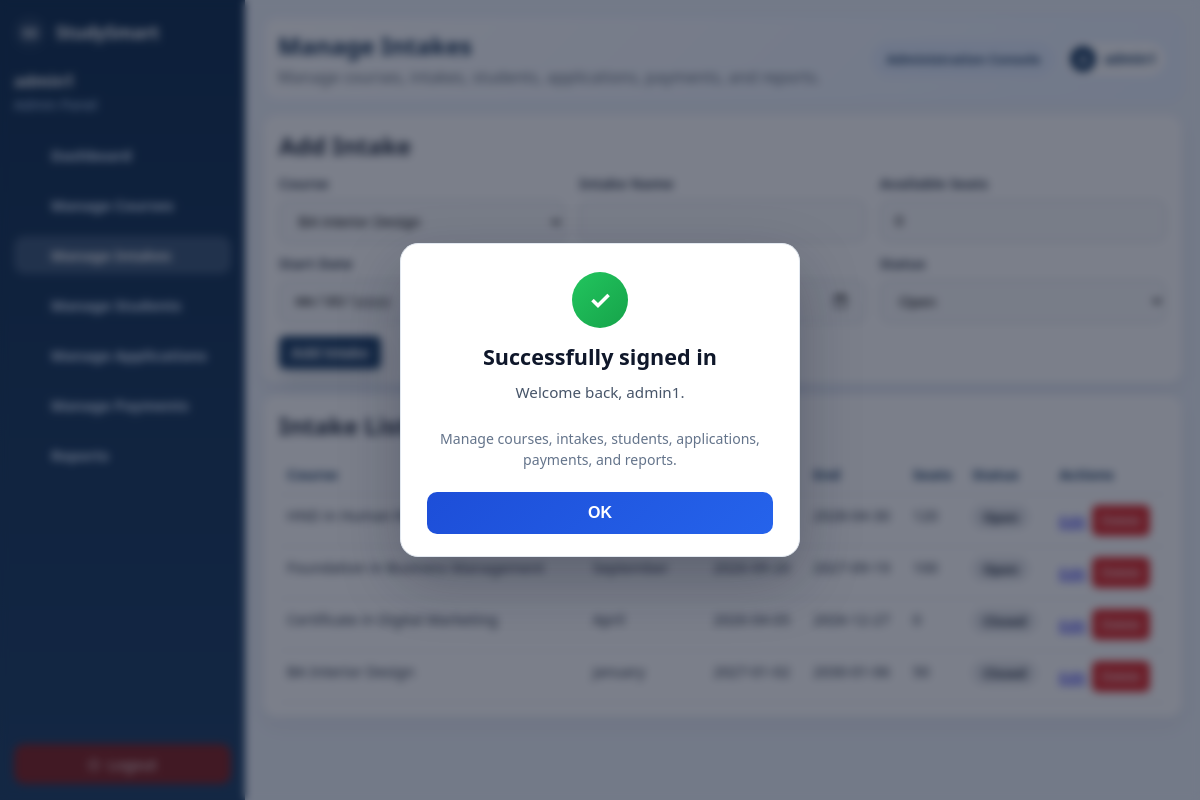
/admin/intakes.php (signed in), run on the app's committed database.
### tables this page shows
CREATE TABLE `course_intakes` (
  `intake_id` int(10) UNSIGNED NOT NULL,
  `course_id` int(10) UNSIGNED NOT NULL,
  `intake_name` varchar(120) NOT NULL,
  `start_date` date DEFAULT NULL,
  `end_date` date DEFAULT NULL,
  `available_seats` int(10) UNSIGNED DEFAULT 0,
  `status` enum('Open','Closed') NOT NULL DEFAULT 'Open',
  `created_at` timestamp NOT NULL DEFAULT current_timestamp()
);

CREATE TABLE `course_catalog` (
  `course_id` int(10) UNSIGNED NOT NULL,
  `course_name` varchar(120) NOT NULL,
  `field` varchar(100) NOT NULL,
  `level` varchar(50) NOT NULL,
  `mode` varchar(50) NOT NULL,
  `average_fee` decimal(10,2) NOT NULL,
  `duration_months` int(10) UNSIGNED NOT NULL,
  `description` text DEFAULT NULL,
  `qualification_required` varchar(120) DEFAULT '',
  `stream_required` varchar(120) DEFAULT '',
  `fees` decimal(10,2) DEFAULT 0.00,
  `registration_fee` decimal(10,2) DEFAULT 0.00,
  `installment_amount` decimal(10,2) DEFAULT 0.00,
  `study_mode` varchar(50) DEFAULT '',
  `intake_month` varchar(20) DEFAULT '',
  `status` enum('Active','Inactive') NOT NULL DEFAULT 'Active',
  `category` varchar(100) DEFAULT ''
);

### admin/intakes.php (the view, shortened to what this page needs)
<?php
require_once __DIR__ . '/bootstrap.php';
require_once __DIR__ . '/layout.php';
$editing = null;
$courses = [];
$resCourses = mysqli_query($conn, "SELECT course_id, course_name FROM course_catalog ORDER BY course_name ASC");
if ($resCourses) {
    while ($row = mysqli_fetch_assoc($resCourses)) {
        $courses[] = $row;
    }
}
$intakes = [];
$resIntakes = mysqli_query($conn, "SELECT i.*, c.course_name FROM course_intakes i LEFT JOIN course_catalog c ON c.course_id = i.course_id ORDER BY i.intake_id DESC");
if ($resIntakes) {
    while ($row = mysqli_fetch_assoc($resIntakes)) {
        $intakes[] = $row;
    }
}
?>
<section class="admin-section">
    <h2 style="margin-bottom:12px;"><?php echo $editing ? 'Edit Intake' : 'Add Intake'; ?></h2>
    <form method="post">
        <div class="admin-form-grid">
            <div><label class="form-label">Course</label><select class="form-control" name="course_id" required><?php foreach ($courses as $course): ?><option value="<?php echo (int) $course['course_id']; ?>" <?php echo ((int) ($editing['course_id'] ?? 0) === (int) $course['course_id']) ? 'selected' : ''; ?>><?php echo htmlspecialchars($course['course_name'], ENT_QUOTES, 'UTF-8'); ?></option><?php endforeach; ?></select></div>
            <div><label class="form-label">Intake Name</label><input class="form-control" name="intake_name" required value="<?php echo htmlspecialchars($editing['intake_name'] ?? '', ENT_QUOTES, 'UTF-8'); ?>"></div>
            <div><label class="form-label">Available Seats</label><input class="form-control" name="available_seats" type="number" min="0" value="<?php echo (int) ($editing['available_seats'] ?? 0); ?>"></div>
            <div><label class="form-label">Start Date</label><input class="form-control" type="date" name="start_date" value="<?php echo htmlspecialchars($editing['start_date'] ?? '', ENT_QUOTES, 'UTF-8'); ?>"></div>
            <div><label class="form-label">End Date</label><input class="form-control" type="date" name="end_date" value="<?php echo htmlspecialchars($editing['end_date'] ?? '', ENT_QUOTES, 'UTF-8'); ?>"></div>
            <div><label class="form-label">Status</label><select class="form-control" name="status"><option value="Open" <?php echo (($editing['status'] ?? '') === 'Open') ? 'selected' : ''; ?>>Open</option></select></div>
        </div>
        <div style="margin-top:12px;"><button class="btn-primary btn-small" type="submit"><?php echo $editing ? 'Update Intake' : 'Add Intake'; ?></button></div>
    </form>
</section>
<section class="admin-section">
    <h2 style="margin-bottom:12px;">Intake List</h2>
    <div class="admin-table-wrap">
        <table class="admin-table">
            <thead><tr><th>Course</th><th>Intake Name</th><th>Start</th><th>End</th><th>Seats</th><th>Status</th><th>Actions</th></tr></thead>
            <tbody>
            <?php foreach ($intakes as $intake): ?>
                <tr>
                    <td><?php echo htmlspecialchars($intake['course_name'] ?? '-', ENT_QUOTES, 'UTF-8'); ?></td>
                    <td><?php echo htmlspecialchars($intake['intake_name'], ENT_QUOTES, 'UTF-8'); ?></td>
                    <td><?php echo htmlspecialchars((string) $intake['start_date'], ENT_QUOTES, 'UTF-8'); ?></td>
                    <td><?php echo htmlspecialchars((string) $intake['end_date'], ENT_QUOTES, 'UTF-8'); ?></td>
                    <td><?php echo (int) $intake['available_seats']; ?></td>
                    <td><span class="status-pill"><?php echo htmlspecialchars($intake['status'], ENT_QUOTES, 'UTF-8'); ?></span></td>
                    <td><div class="admin-inline-actions"><a href="intakes.php?edit_id=<?php echo (int) $intake['intake_id']; ?>">Edit</a><form method="post" onsubmit="return confirm('Delete this intake?');"><button class="btn-danger" type="submit"></button></form></div></td>
                </tr>
            <?php endforeach; ?>
            </tbody>
        </table>
    </div>
</section>

### styles.css (style rules this page uses)
*, *::before, *::after { box-sizing: border-box; margin: 0; padding: 0; }
:root { --c-navy-1: #0C2B4E; --c-navy-2: #1A3D64; --c-navy-3: #1D546C; --c-bg: #F4F4F4; }
body { font-family: system-ui, -apple-system, BlinkMacSystemFont, "Segoe UI", sans-serif; background-color: var(--c-bg); color: #111827; min-height: 100vh; display: flex; align-items: center; justify-content: center; }
.form-label { display: block; font-size: 0.9rem; font-weight: 600; color: #374151; margin-bottom: 0.45rem; }
.form-control { width: 100%; padding: 0.7rem 0.9rem; border-radius: 0.6rem; border: 1px solid #D1D5DB; background-color: #F9FAFB; font-size: 0.95rem; transition: border-color 0.15s ease, box-shadow 0.15s ease, background-color 0.15s ease; }
.form-control::placeholder { color: #9CA3AF; }
.btn-primary { width: 100%; display: inline-flex; align-items: center; justify-content: center; padding: 0.75rem 1rem; border-radius: 0.7rem; border: none; background: linear-gradient(135deg, var(--c-navy-2), var(--c-navy-3)); color: white; font-weight: 600; font-size: 0.95rem; cursor: pointer; transition: transform 0.1s ease, box-shadow 0.1s ease, filter 0.1s ease; box-shadow: 0 12px 24px rgba(12, 43, 78, 0.35); }

### admin/admin.css (style rules this page uses)
.admin-body { margin: 0; background: #eef3fb; color: #1e293b; font-family: "Segoe UI", system-ui, -apple-system, sans-serif; display: block !important; min-height: 100vh; }
.admin-section { margin-top: 12px; background: #ffffff; border-radius: 14px; padding: 14px 16px; box-shadow: 0 8px 20px rgba(15, 23, 42, 0.06); }
.admin-form-grid { display: grid; grid-template-columns: repeat(auto-fit, minmax(260px, 1fr)); gap: 10px 14px; }
.admin-table-wrap { overflow-x: auto; }
.admin-table { width: 100%; border-collapse: collapse; min-width: 650px; }
.admin-table th, .admin-table td { border-bottom: 1px solid #e5e7eb; text-align: left; padding: 10px 8px; vertical-align: top; font-size: 0.92rem; }
.admin-table th { color: #1a3d64; font-weight: 700; }
.admin-inline-actions { display: flex; gap: 6px; align-items: center; }
.btn-primary { background: #1a3d64; color: #ffffff; border-color: #1a3d64; box-shadow: 0 10px 20px rgba(12, 43, 78, 0.18); }
.btn-danger { border: none; background: #dc2626; color: #fff; border-radius: 6px; padding: 8px 10px; cursor: pointer; }
.btn-small { width: auto; padding: 8px 12px; border-radius: 6px; }
.status-pill { display: inline-block; border-radius: 999px; padding: 3px 11px; font-size: 0.82rem; font-weight: 600; background: #e5e7eb; }

### data on the page
course_intakes: course_catalog.course_name "HND in Human…", end_date "2028-04-30", available_seats "120", status "Open"
course_intakes: course_catalog.course_name "Foundation in Business Management", intake_name "September", start_date "2026-09-20", end_date "2027-09-19", available_seats "100", status "Open"
course_intakes: course_catalog.course_name "Certificate in Digital Marketing", intake_name "April", start_date "2026-04-05", end_date "2026-12-27", status "Closed"
course_intakes: course_catalog.course_name "BA Interior Design", intake_name "January", start_date "2027-01-02", end_date "2030-01-06", available_seats "50", status "Closed"

### other printed values
$safe "Welcome back, admin1."
$tagEsc "Manage courses, intakes, students, applications, payments, and reports."
$adminName "admin1"
$item['label'] "Dashboard"
$item['label'] "Manage Courses"
$item['label'] "Manage Intakes"
$item['label'] "Manage Students"
$item['label'] "Manage Applications"
$item['label'] "Manage Payments"
$item['label'] "Reports"
$title "Manage Intakes"
$headerNoteOut "Manage courses, intakes, students, applications, payments, and reports."
form field course_id "BA Interior Design"
